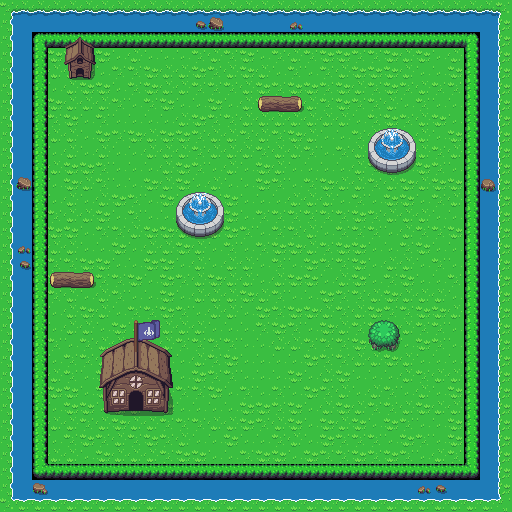

A 2D game scene composited from a Tiled map and its tileset images. What follows is a short description and the map's XML, with each tile layer's data collapsed to a summary:
An orthogonal 32x32 tile map with 16x16 px tiles, 3 tile layers (back, front, front2) and 2 objects (spawn_point1, spawn_point2).

<map version="1.2" tiledversion="2019.04.03" orientation="orthogonal" renderorder="left-down" width="32" height="32" tilewidth="16" tileheight="16" infinite="0" nextlayerid="5" nextobjectid="3">
 <tileset firstgid="1" source="board.tsx" />
 <layer id="1" name="back" width="32" height="32">
  <data>[1024 cells, 1024 non-empty, 21 distinct tile ids]</data>
 </layer>
 <layer id="2" name="front" width="32" height="32">
  <data>[1024 cells, 69 non-empty, 52 distinct tile ids]</data>
 </layer>
 <layer id="3" name="front2" width="32" height="32">
  <data>[1024 cells, 4 non-empty, 4 distinct tile ids]</data>
 </layer>
 <objectgroup id="4" name="meta">
  <object id="1" name="spawn_point1" x="135" y="427">
   <point />
  </object>
  <object id="2" name="spawn_point2" x="90" y="90">
   <point />
  </object>
 </objectgroup>
</map>
